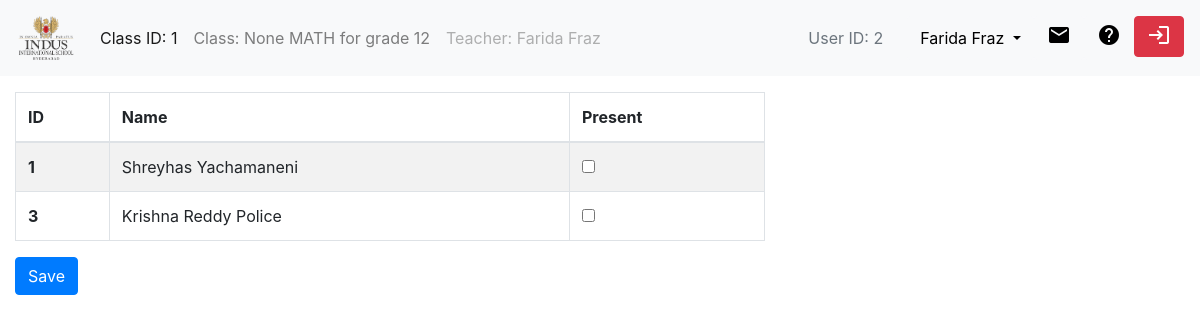
Page /classdetails/1/1 (signed in) on the earlier database version.
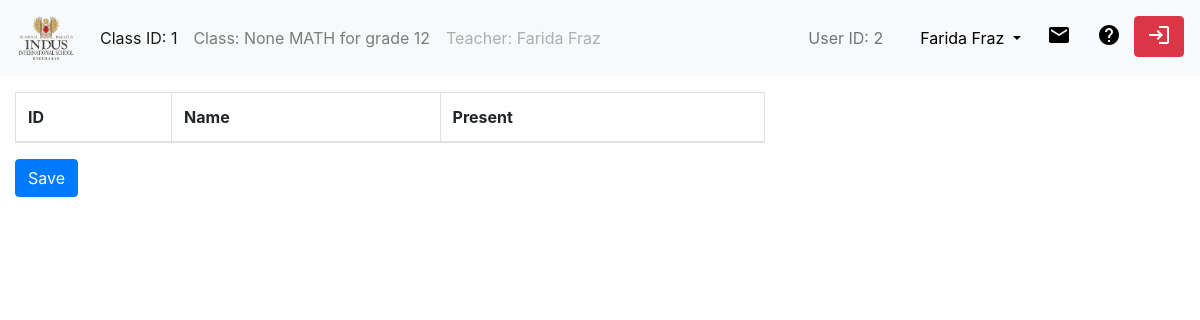
Same page on the later database version.
### classes/models.py (models this page shows, shortened)
class ClassStudent(models.Model):
    classref = models.ForeignKey(ClassModel, on_delete=models.CASCADE)
    student = models.ForeignKey(Student, on_delete=models.CASCADE)
    attendance = models.BooleanField(default=False)
    date = models.DateField(default=datetime.today(), null=True)
    on_leave = models.BooleanField(null = True, default=False)

class Student(models.Model):
    name = models.CharField(max_length=30)
    phone = models.IntegerField()
    email = models.CharField(max_length=100)
    grade = models.IntegerField()
    active = models.BooleanField(null=True, default=True)
    fathers_email = models.EmailField(null=True)
    mothers_email = models.EmailField(null=True)

### classes/views.py (the view)
# urls.py: path('classdetails/<int:class_id>/<int:teacherclass_id>', classes.views.classdetails, name="classdetails"),
@login_required
def classdetails(request, class_id, teacherclass_id):
    id = request.user.id
    teacherclass = get_object_or_404(TeacherClass, pk = teacherclass_id)
    teacher_name = teacherclass.teacherref.name
    class_name = teacherclass.classref
    classstudents = ClassStudent.objects.filter(classref = class_id)
    user_id = request.user.id
    try:
        if request.user.teacher is not None:
            rolename = 'Teacher'
            name = request.user.teacher.name
    except AttributeError:
        rolename = 'Administrator'
        name = request.user.staff.name
    present, absent = present_absent_cs(classstudents)
    context = {
        'class_id': class_id,
        'class_name': class_name,
        'teacher_name': teacher_name,
        'id': id,
        'classstudents': classstudents,
        'name': name,
        'rolename': rolename,
        'user_id': user_id,
        'present': present,
        'absent': absent
    }
    return render(request, 'classes/classdetails.html', context)

### classes/models.py (called while the page is built)
    def __str__(self):
        return f'{self.name}'

    def __str__(self):
        return f'{self.block} {self.subject} for grade {self.grade}'

### classes/views.py (called while the page is built)
def present_absent_cs(classstudents):
    present = 0
    absent = 0
    for student in classstudents:
        if student.attendance:
            present += 1
        else:
            absent += 1
    return present, absent

### classes/templates/classes/classdetails.html (shortened to what this page needs)
<!DOCTYPE html>
<html lang="en">
<head>
  {% load static %}
  <link rel="stylesheet" href="{% static 'bootstrap_4.0.0/css/bootstrap.css' %}">
</head>
<body>
<nav class="navbar navbar-expand-lg navbar-light bg-light">
  <a class="navbar-brand" href="{% url 'loginview' %}">
    <img src = "{% static 'images/Logo.png' %}" alt = "Logo" style="width:60px;height:50px;">
  </a>
  <div class="collapse navbar-collapse" id="navbarNavAltMarkup">
    <ul class="navbar-nav mr-auto">
      <li class="nav-item active">
        <a class="nav-link" href="#">Class ID: {{class_id}}<span class="sr-only">(current)</span></a>
      </li>
      <li class="nav-item">
        <a class="nav-link" href="#">Class: {{class_name}}</a>
      </li>
      <li class="nav-item">
        <a class="nav-link disabled" href="#">Teacher: {{teacher_name}}</a>
      </li>
    </ul>
    <div class="navbar-nav ml-auto">
      <button type = "button" class="dropdown-item" href="#" disabled>User ID: {{user_id}}</button>
      <div class="btn-group">
        <button type="button" class="btn bg-light dropdown-toggle" data-toggle="dropdown" aria-haspopup="true" aria-expanded="false">
          {{name}}
        </button>
      </div>
      <button type="button" class="btn bg-light" data-container="body" data-toggle="popover" data-trigger = "focus" data-placement="bottom" data-content = "Notifications Here">
        <span class="material-icons">mail</span>
      </button>
      <button type="button" class="btn bg-light">
        <span class="material-icons">help</span>
      </button>
      <a href = "{% url 'logout' %}"><button type = "button" class = 'btn btn-danger'>
        <i class="material-icons vertical-align-middle padding-bottom-3">login</i>
      </button></a>
    </div>
  </div>
</nav>
<div class = 'container-fluid row'>
  <div class = 'col-8'>
    <form method = "post" action = "{% url 'save' class_id %}" enctype="multipart/form-data">
      <table class="table table-striped table-bordered">
        <thead>
        <tr>
          <th scope="col">ID</th>
          <th scope="col">Name</th>
          <th scope="col">Present</th>
        </tr>
        </thead>
        <tbody>
        {% for cs in classstudents %}
        <tr>
          <th scope="row">{{cs.student.id}}</th>
          <td>{{cs.student.name}}</td>
          <td><input id="student{{cs.student.id}}" name = 'attendance' value = {{cs.student.id}}
                     type = 'checkbox' {% if cs.attendance %} checked {% endif %}>
          </td>
        </tr>
        {% endfor %}
        </tbody>
      </table>
      <button class = 'btn btn-primary' type = 'submit'>Save</button>
    </form>
  </div>
  <div class = 'col-4 text-center'>
  </div>
</body>
</html>

Differences in the rows shown:
removed ClassStudent: student.id "1", student.name "Shreyhas Yachamaneni"
removed ClassStudent: student.id "3", student.name "Krishna Reddy Police"
